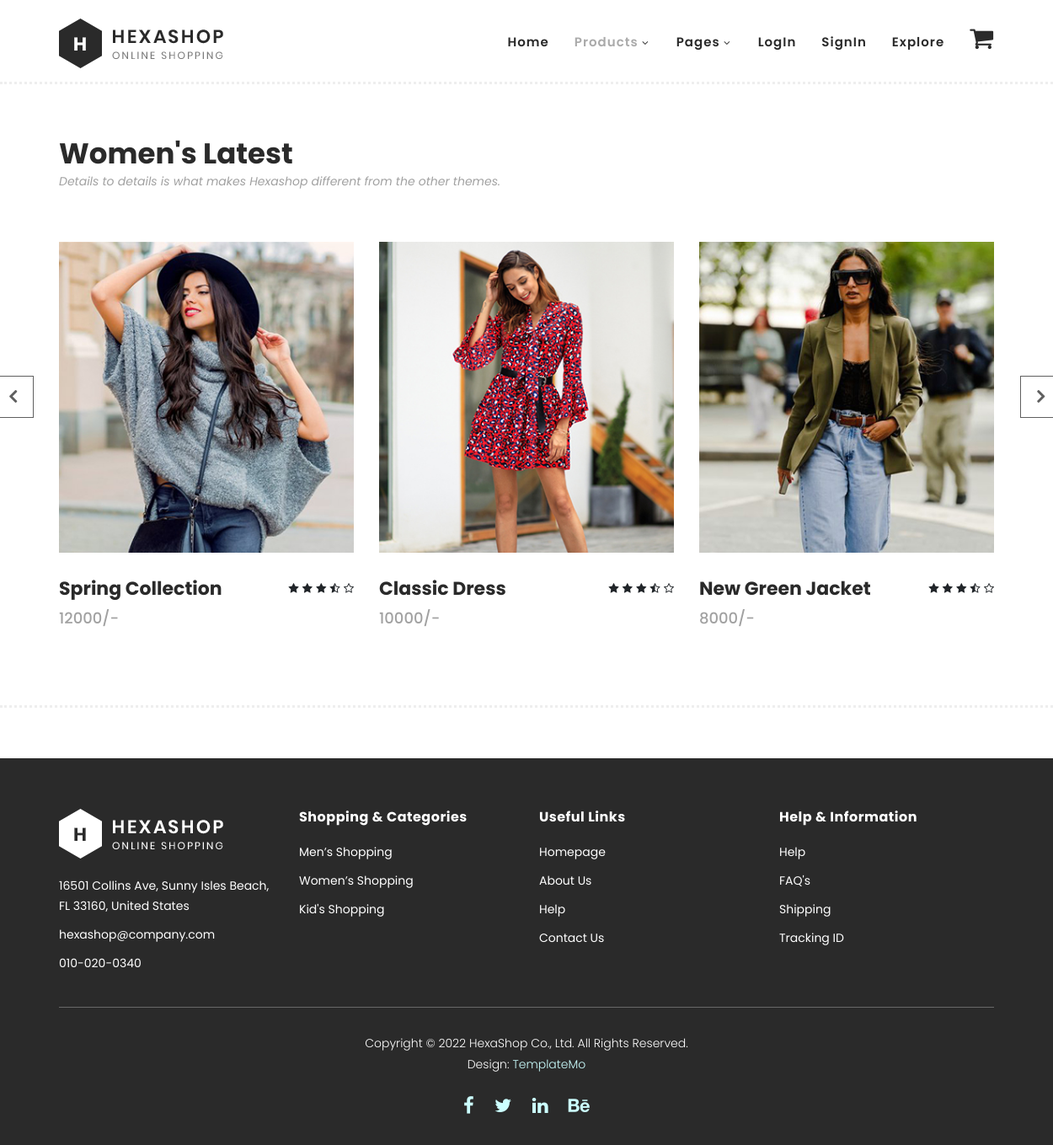
/womens/, run on the app's committed database.
### addproducts/models.py (models this page shows, shortened)
class Product_Entries(models.Model):
	product_from = models.CharField(max_length=50);
	product_name = models.CharField(max_length=100);
	product_details = HTMLField();
	product_price = models.CharField(max_length=10);
	product_image = models.FileField(upload_to="products/", max_length=250,null=True,default=None);
	product_slug = AutoSlugField(populate_from='product_name', unique=True, null=True, default=None);
	product_create_date = models.DateTimeField(auto_now_add=True)
	product_update_date = models.DateTimeField(auto_now=True)

### letsShop/views.py (the view)
# urls.py: path('womens/',views.overallwomenarea,name="overall-women-area"),
def overallwomenarea(request):
    gettingData=getdataJustDual("Women's");   # to get data just dual
    data={'gettingData' : gettingData}
    return render(request,'overall-products-area.html',data);

### letsShop/views.py (called while the page is built)
def getdataJustDual(bases):
    myData=Product_Entries.objects.filter(product_from=bases);    # to get all data from database
    gettingData = []
    for data in myData:
        gettingData.append(data)
    for data in myData:
        gettingData.append(data)
    return gettingData;

### templates/overall-products-area.html (shortened to what this page needs)
{% extends "MASTER.html" %}
{% block childcontent %}
    <br>
    <br>
    <br>
    <section class="section" id="men">
        <div class="container">
            <div class="row">
                <div class="col-lg-6">
                    <div class="section-heading">
                        {% if request.path == '/mens/' %}
                            <h2>Men's Latest</h2>
                        {% elif request.path == '/womens/' %}
                            <h2>Women's Latest</h2>
                        {% elif request.path == '/kids/' %}
                            <h2>Kid's Latest</h2>
                        {% endif %}
                        <span>Details to details is what makes Hexashop different from the other themes.</span>
                    </div>
                </div>
            </div>
        </div>
        <div class="container">
            <div class="row">
                <div class="col-lg-12">
                    <div class="men-item-carousel">
                        <div class="owl-men-item owl-carousel">
                          {% for data in gettingData %}
                            <div class="item">
                                <div class="thumb">
                                    <img src="/media/{{data.product_image}}" alt="">
                                </div>
                                <div class="down-content">
                                    <h4>{{data.product_name}}</h4>
                                    <span>{{data.product_price}}/-</span>
                                    <ul class="stars">
                                        <li><i class="fa fa-star"></i></li>
                                        <li><i class="fa fa-star"></i></li>
                                        <li><i class="fa fa-star"></i></li>
                                        <li><i class="fa fa-star-half-o"></i></li>
                                        <li><i class="fa fa-star-o"></i></li>
                                    </ul>
                                </div>
                            </div>
                          {% endfor %}
                        </div>
                    </div>
                </div>
            </div>
        </div>
    </section>
{% endblock %}

### static/css/templatemo-hexashop.css (style rules this page uses)
html, body, div, span, applet, object, iframe, h1, h2, h3, h4, h5, h6, p, blockquote, div pre, a, abbr, acronym, address, big, cite, code, del, dfn, em, font, img, ins, kbd, q, s, samp, small, strike, strong, sub, sup, tt, var, b, u, i, center, dl, dt, dd, ol, ul, li, figure, header, nav, section, article, aside, footer, figcaption { margin: 0; padding: 0; border: 0; outline: 0; }
header, nav, section, article, aside, footer, hgroup { display: block; }
* { box-sizing: border-box; }
html, body { font-family: 'Poppins', sans-serif; font-weight: 400; background-color: #fff; font-size: 16px; -ms-text-size-adjust: 100%; -webkit-font-smoothing: antialiased; -moz-osx-font-smoothing: grayscale; }
h1, h2, h3, h4, h5, h6 { margin-top: 0px; margin-bottom: 0px; }
ul { margin-bottom: 0px; }
html, body { background: #fff; font-family: 'Poppins', sans-serif; }
.section-heading h2 { font-size: 34px; font-weight: 700; color: #2a2a2a; }
.section-heading span { font-size: 14px; color: #a1a1a1; font-style: italic; font-weight: 400; }
#men { padding-top: 90px; padding-bottom: 90px; border-bottom: 3px dotted #eee; }
#men .section-heading { margin-bottom: 60px; }
#men .item .down-content { padding-top: 30px; position: relative; z-index: 3; background-color: #fff; }
#men .item .down-content h4 { font-size: 22px; color: #2a2a2a; font-weight: 700; margin-bottom: 8px; }
#men .item .down-content span { font-size: 18px; color: #a1a1a1; font-weight: 500; display: block; }
#men .item .down-content ul.stars { position: absolute; right: 0; top: 30px; }
#men .item .down-content ul.stars li { display: inline; font-size: 13px; }
#men .item .thumb { position: relative; }

### data on the page
Product_Entries: product_image (picture), product_name "Spring Collection", product_price "12000"
Product_Entries: product_image (picture), product_name "Classic Dress", product_price "10000"
Product_Entries: product_image (picture), product_name "New Green Jacket", product_price "8000"
